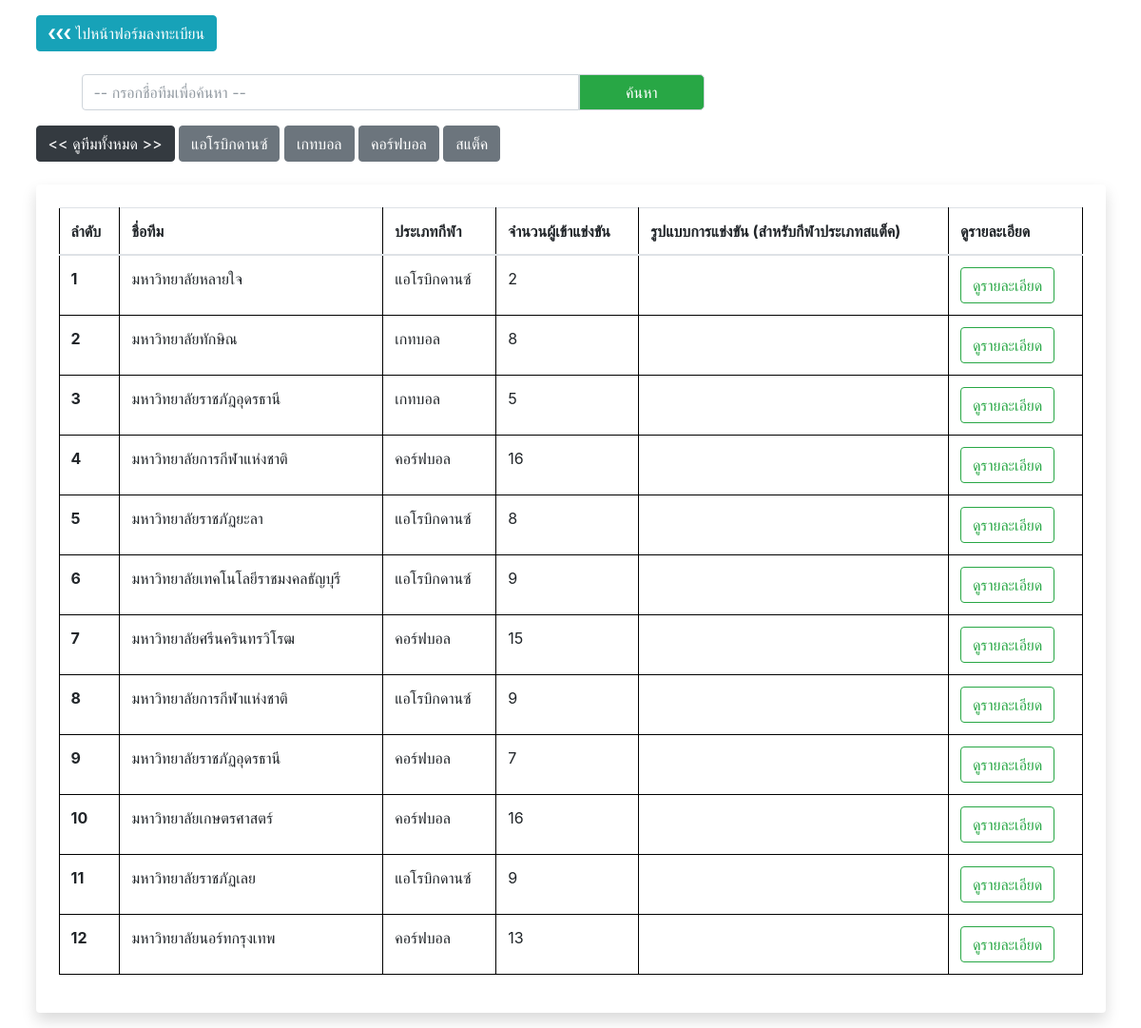
Screenshot of /pages/sport_report/index.php with the database file from the repository.
### tables this page shows
CREATE TABLE `sport_type` (
  `sport_id` int(11) NOT NULL,
  `sport_eng_name` varchar(30) NOT NULL,
  `sport_thai_name` varchar(30) NOT NULL,
  `sport_type_image` varchar(16) NOT NULL COMMENT 'ชื่อรูป',
  `max_number_people` int(11) NOT NULL,
  `min_number_people` int(11) NOT NULL
);

CREATE TABLE `team_lists` (
  `team_id` int(11) NOT NULL COMMENT 'รหัสทีม',
  `team_name` varchar(100) NOT NULL COMMENT 'ชื่อทีม',
  `number_people` int(11) NOT NULL COMMENT 'จำนวนคนที่เข้าแข่งขัน',
  `sport_type` int(11) NOT NULL COMMENT 'ประเภทกีฬา',
  `sport_type_detail` varchar(255) NOT NULL COMMENT 'รายละเอียดกีฬา(สำหรับสแต็ค)',
  `team_manager_01` varchar(100) NOT NULL COMMENT 'ชื่อเจ้าหน้าที่ของทีมคนที่ 1',
  `team_manager_02` varchar(100) NOT NULL COMMENT 'ชื่อเจ้าหน้าที่ของทีมคนที่ 2',
  `team_manager_03` varchar(100) NOT NULL COMMENT 'ชื่อเจ้าหน้าที่ของทีมคนที่ 3',
  `team_manager_04` varchar(100) NOT NULL COMMENT 'ชื่อเจ้าหน้าที่ของทีมคนที่ 4',
  `coordinator_name` varchar(60) NOT NULL COMMENT 'ชื่อผู้ประสานงาน',
  `coordinator_email` varchar(240) NOT NULL COMMENT 'อีเมลผู้ประสานงาน',
  `coordinator_phonenumber` varchar(10) NOT NULL COMMENT 'เบอร์โทรติดต่อผู้ประสานงาน'
);

### service/connect.php (called while the page is built, shortened)
<?php
class ConnectDatabase {
    private $host = "localhost";
    private $dbname = "sportgame";
    private $username = "root";
    private $password = "";
    private $conn = null;
    function __construct() {
        try{
            $this->conn = new PDO('mysql:host='.$this->host.';
                                dbname='.$this->dbname.';
                                charset=utf8',
                                $this->username,
                                $this->password);
            $this->conn->setAttribute(PDO::ATTR_ERRMODE, PDO::ERRMODE_EXCEPTION);
        }catch(PDOException $exception){
            echo "ไม่สามารถเชื่อมต่อฐานข้อมูลได้: " . $exception->getMessage();
            exit();
        }
    }
    public function getConnect(){
        return $this->conn;
    }
}

### pages/sport_report/index.php (the view, shortened to what this page needs)
<!DOCTYPE html>
<html lang="en">
<head>
  <link rel="stylesheet" href="../../plugins/fontawesome-free/css/all.min.css">
  <link rel="stylesheet" href="../../assets/css/adminlte.min.css">
</head>
<body>
    <div class="container">
        <div class="justify-content-center row">
            <section class="col-lg-12">
                <a href="../sport_register/index.php" class="btn btn-info mt-3">&#10094;&#10094;&#10094; ไปหน้าฟอร์มลงทะเบียน</a>
                <br>
                <br>
                <form action="./" method="get">
                    <div class="col-md-8 px-1 px-md-5">
                        <div class="input-group">
                            <input type="text" class="form-control" name="condition_search_by_team_name" maxlength="60" id="" value="" placeholder="-- กรอกชื่อทีมเพื่อค้นหา --" require>
                            <div class="input-group-prepend">
                                <button type="submit" class="input-group-text px-5" style="border-radius:0px 5px 5px 0px; background-color:#28a745; color:white;">ค้นหา</button>
                            </div>
                        </div>
                    </div>
                </form>
                <a href="./" class="btn btn-dark mt-3"><< ดูทีมทั้งหมด >></a>
                <?php
                        require_once("../../service/connect.php");
                        $condition_search_by_sport_type = (isset($_GET['condition_search_by_sport_type'])) ? $_GET['condition_search_by_sport_type'] : "";
                        $obj = new ConnectDatabase();
                        $statment = $obj->getConnect()->prepare("SELECT * FROM sport_type");
                        $statment->execute();
                        while($result = $statment->fetch(PDO::FETCH_ASSOC)){
                            $color_btn = ($condition_search_by_sport_type == $result["sport_id"]) ? "btn btn-dark" : "btn btn-secondary" ;?>
                            <a href="./?condition_search_by_sport_type=<?php echo $result["sport_id"]?>" class="<?php echo $color_btn?> mt-3"><?php echo $result["sport_thai_name"]?></a>
                <?php   } ?>
                <div class="card shadow p-3 p-md-4 mt-4">
                <table class="table" id="list_team">
                    <thead>
                        <tr>
                            <th scope="col">ลำดับ</th>
                            <th scope="col">ชื่อทีม</th>
                            <th scope="col">ประเภทกีฬา</th>
                            <th scope="col">จำนวนผู้เข้าแข่งขัน</th>
                            <th scope="col">รูปแบบการแข่งขัน (สำหรับกีฬาประเภทสแต็ค)</th>
                            <th scope="col">ดูรายละเอียด</th>
                        </tr>
                    </thead>
                    <tbody>
                        <?php
                                if(isset($_GET["condition_search_by_team_name"])){
                                    $statment = $obj->getConnect()->prepare("SELECT * FROM team_lists INNER JOIN sport_type ON sport_type.sport_id = team_lists.sport_type
                                                                            WHERE team_name LIKE :team");
                                    $statment->execute(array(":team" => ("%".$_GET["condition_search_by_team_name"]."%")));
                                }else{
                                    $statment = $obj->getConnect()->prepare("SELECT * FROM team_lists INNER JOIN sport_type ON sport_type.sport_id = team_lists.sport_type
                                                                            WHERE sport_type LIKE :type");
                                    $statment->execute(array(":type" => ("%".$condition_search_by_sport_type."%")));
                                }
                                $i = 1;
                                while($result = $statment->fetch(PDO::FETCH_ASSOC)){ ?>
                                    <tr>
                                        <th> <?php echo $i?> </th>
                                        <td> <?php echo $result["team_name"]?> </td>
                                        <td> <?php echo $result["sport_thai_name"]?> </td>
                                        <td> <?php echo $result["number_people"]?> </td>
                                        <td> <?php echo $result["sport_type_detail"]?> </td>
                                        <td>
                                            <a href="detail.php?id=<?php echo $result["team_id"]?>">
                                                <button type="button" class="btn btn-outline-success">
                                                    ดูรายละเอียด
                                                </button>
                                            </a>
                                        </td>
                                    </tr>
                        <?php       $i++;
                                }
                        ?>
                    </tbody>
                </table>
                </div>
            </section>
        </div>
    </div>
</body>
</html>

### pages/sport_report/index.php (style rules this page uses)
.table, tr, th, td { border:1px solid black; }

### rows the page displays
sport_type: sport_thai_name "แอโรบิกดานซ์"
sport_type: sport_thai_name "เกทบอล"
sport_type: sport_thai_name "คอร์ฟบอล"
sport_type: sport_thai_name "สแต็ค"
team_lists: team_name "มหาวิทยาลัยหลายใจ", sport_type.sport_thai_name "แอโรบิกดานซ์", number_people "2"
team_lists: team_name "มหาวิทยาลัยทักษิณ", sport_type.sport_thai_name "เกทบอล", number_people "8"
team_lists: team_name "มหาวิทยาลัยราชภัฎอุดรธานี", sport_type.sport_thai_name "เกทบอล", number_people "5"
team_lists: team_name "มหาวิทยาลัยการกีฬาแห่งชาติ", sport_type.sport_thai_name "คอร์ฟบอล", number_people "16"
team_lists: team_name "มหาวิทยาลัยราชภัฏยะลา", sport_type.sport_thai_name "แอโรบิกดานซ์", number_people "8"
team_lists: team_name "มหาวิทยาลัยเทคโนโลยีราชมงคลธัญบุรี", sport_type.sport_thai_name "แอโรบิกดานซ์", number_people "9"
team_lists: team_name "มหาวิทยาลัยศรีนครินทรวิโรฒ", sport_type.sport_thai_name "คอร์ฟบอล", number_people "15"
team_lists: team_name "มหาวิทยาลัยการกีฬาแห่งชาติ", sport_type.sport_thai_name "แอโรบิกดานซ์", number_people "9"
team_lists: team_name "มหาวิทยาลัยราชภัฏอุดรธานี", sport_type.sport_thai_name "คอร์ฟบอล", number_people "7"
team_lists: team_name "มหาวิทยาลัยเกษตรศาสตร์", sport_type.sport_thai_name "คอร์ฟบอล", number_people "16"
team_lists: team_name "มหาวิทยาลัยราชภัฏเลย", sport_type.sport_thai_name "แอโรบิกดานซ์", number_people "9"
team_lists: team_name "มหาวิทยาลัยนอร์ทกรุงเทพ", sport_type.sport_thai_name "คอร์ฟบอล", number_people "13"
